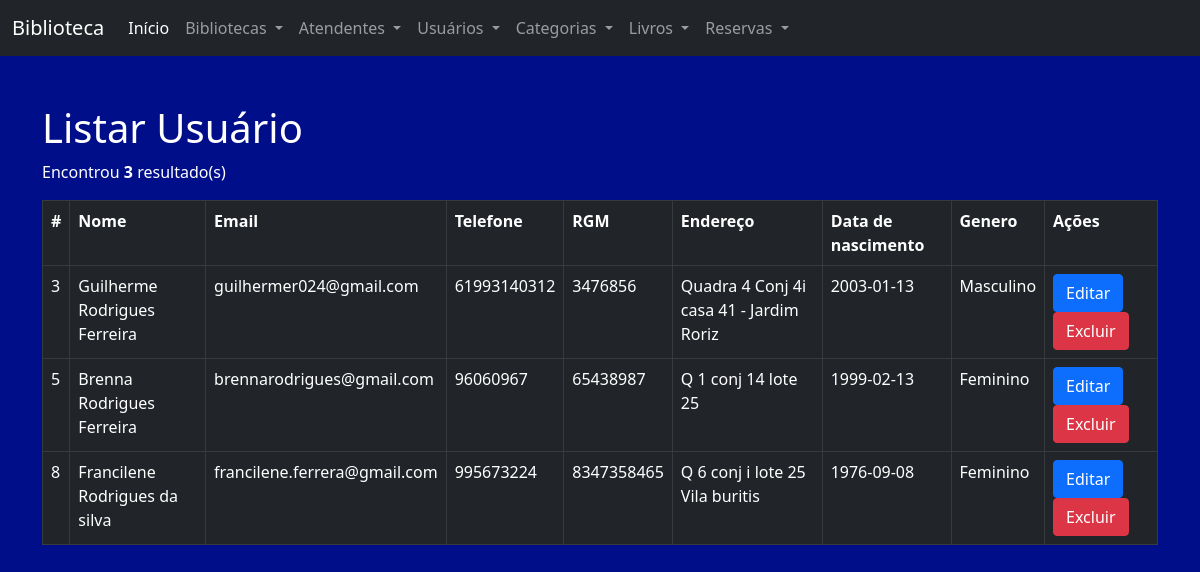
The page /?page=usuario-listar on the database its author committed.
### tables this page shows
CREATE TABLE `aluno` (
  `id_aluno` int(10) UNSIGNED NOT NULL,
  `nome_aluno` varchar(100) DEFAULT NULL,
  `email_aluno` varchar(100) DEFAULT NULL,
  `fone_aluno` varchar(20) DEFAULT NULL,
  `rgm_aluno` varchar(10) DEFAULT NULL,
  `data_nasc_aluno` date DEFAULT NULL,
  `genero_aluno` varchar(10) DEFAULT NULL,
  `end_aluno` varchar(100) DEFAULT NULL
);

### pages/usuario-listar.php (the view)
<h1>Listar Usuário</h1>
<?php
	$sql = "SELECT * FROM aluno";
	$res = $conn->query($sql) or die($conn->error);
	$qtd = $res->num_rows;
	print "<p>Encontrou<b> $qtd</b> resultado(s)</p>";
	if ($qtd > 0) {
		print "<table class='table table-dark   table-bordered'>";
		print "<tr>";
		print "<th>#</th>";
		print "<th>Nome</th>";
		print "<th>Email</th>";
		print "<th>Telefone</th>";
		print "<th>RGM</th>";
		print "<th>Endereço</th>";
		print "<th>Data de nascimento</th>";
		print "<th>Genero</th>";
		print "<th>Ações</th>";
		print "</tr>";
		while ($row = $res->fetch_object()) {
			print "<tr>";
			print "<td>".$row->id_aluno."</td>";
			print "<td>".$row->nome_aluno."</td>";
			print "<td>".$row->email_aluno."</td>";
			print "<td>".$row->fone_aluno."</td>";
			print "<td>".$row->rgm_aluno."</td>";
			print "<td>".$row->end_aluno."</td>";
			print "<td>".$row->data_nasc_aluno."</td>";
			print "<td>".$row->genero_aluno."</td>";
			print "<td>
			 		<button class='btn btn-primary' onclick=\"location.href='?page=usuario-editar&id_aluno=".$row->id_aluno."';\">
			 			Editar</button>
			 		<button class='btn btn-danger' onclick=\"if(confirm('Tem certeza que deseja excluir?')){location.href='?page=usuario-salvar&acao=excluir&id_aluno=".$row->id_aluno."';}else{false;}\">
			 			Excluir</button>
			 </td>";
			print "</tr>";
		}
		print "</table>";
	}
?>

### index.php (style rules this page uses)
body { background-color: #000f89; color: #FFF; }

### rows shown on the page
aluno: id_aluno "3", nome_aluno "Guilherme Rodrigues Ferreira", email_aluno "guilhermer024@gmail.com", fone_aluno "61993140312", rgm_aluno "3476856", end_aluno "Quadra 4 Conj 4i casa 41 - Jardim Roriz", data_nasc_aluno "2003-01-13", genero_aluno "Masculino"
aluno: id_aluno "5", nome_aluno "Brenna Rodrigues Ferreira", email_aluno "brennarodrigues@gmail.com", fone_aluno "96060967", rgm_aluno "65438987", end_aluno "Q 1 conj 14 lote 25", data_nasc_aluno "1999-02-13", genero_aluno "Feminino"
aluno: id_aluno "8", nome_aluno "Francilene Rodrigues da silva", email_aluno "francilene.ferrera@gmail.com", fone_aluno "995673224", rgm_aluno "8347358465", end_aluno "Q 6 conj i lote 25 Vila buritis", data_nasc_aluno "1976-09-08", genero_aluno "Feminino"

### other values the page prints
$qtd "3"
